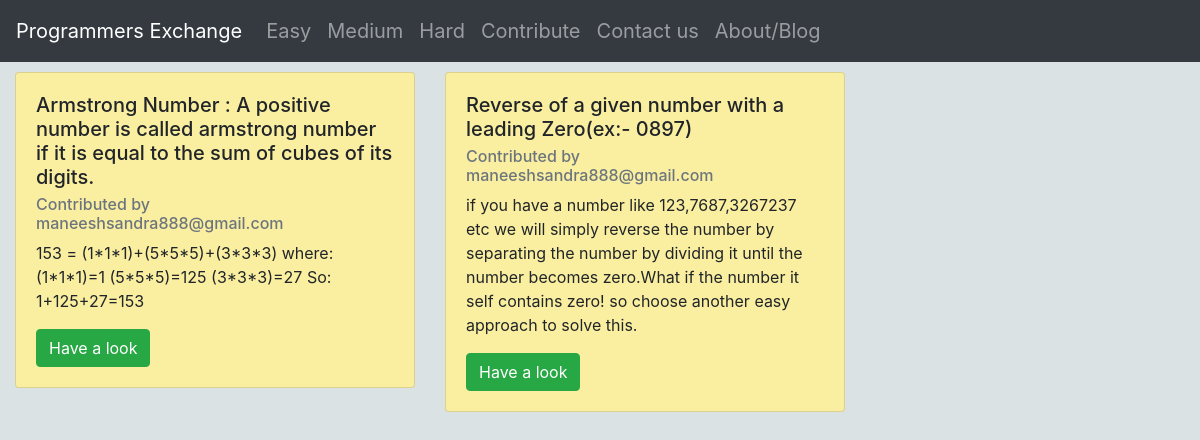
/medium, run on the app's committed database.
### PE/models.py (models this page shows, shortened)
class Problem(models.Model):
    id=models.AutoField(primary_key=True)
    name=models.CharField(max_length=30)
    title=models.CharField(max_length=200)
    difficulty=models.CharField(max_length=10)
    description=models.TextField()
    solution=models.TextField()
    code=models.TextField()

### PE/views.py (the view)
class Medium(generic.ListView):
    template_name='medium.html'
    def get_queryset(self):
        return Problem.objects.filter(difficulty='medium')

### templates/medium.html (shortened to what this page needs)
{% include 'app.html' %}
<head>
    <link href="//maxcdn.bootstrapcdn.com/bootstrap/4.1.1/css/bootstrap.min.css" rel="stylesheet" id="bootstrap-css">
  </head>
  <body style="width: 100%; height:100%; overflow-x:hidden;background-color: #dae2e3;">
      {% block content %}
      <div class="row">
      {% for i in object_list %}
               <div class="column">
                <div class="card" style="width: 25em; margin:10px 0px 0px 30px;background-color: #faefa0;">
                    <div class="card-body">
                      <h5 class="card-title">{{i.title}}</h5>
                      <h6 class="card-subtitle mb-2 text-muted">Contributed by {{i.name}}</h6>
                      <p class="card-text">{{i.description}}</p>
                      <a href="{% url 'detail' i.id %}"><input class="btn btn-success" type="submit" value="Have a look"></a>
                    </div>
                  </div>
                </div>
    {%endfor%}
      {%endblock %}
</body>

### templates/app.html (shortened to what this page needs)
<!DOCTYPE html>
<html>
<head>
   <link rel="stylesheet" href="https://stackpath.bootstrapcdn.com/bootstrap/4.4.1/css/bootstrap.min.css">
</head>
<body>
    {% block content %}
      <nav class="navbar navbar-expand-lg navbar-dark bg-dark">
  <a class="navbar-brand" href="{% url 'home' %}">Programmers Exchange</a>
  <div class="collapse navbar-collapse" id="navbarTogglerDemo02">
    <ul class="navbar-nav mr-auto mt-2 mt-lg-0">
      <li class="nav-item">
        <a class="nav-link" href="{% url 'easy' %}">Easy</a>
      </li>
      <li class="nav-item"><a class="nav-link" href="{% url 'medium' %}">Medium</a></li>
      <li class="nav-item"><a class="nav-link" href="{% url 'hard' %}">Hard</a></li>
      <li class="nav-item"><a class="nav-link" href="{% url 'contribute' %}">Contribute</a></li>
      <li class="nav-item"><a class="nav-link" href="{% url 'contact' %}">Contact us</a></li>
      <li class="nav-item"><a class="nav-link" href="{% url 'about' %}">About/Blog</a></li>
    </ul>
  </div>
</nav>
{% endblock %}
</body>
</html>

### templates/app.html (style rules this page uses)
.nav-item .nav-link { font-size: 20px; color:white; }

### data on the page
Problem: title "Armstrong Number : A positive number is called armstrong number if it is equal to the sum of cubes of its digits.", name "maneeshsandra888@gmail.com", description "153 = (1*1*1)+(5*5*5)+(3*3*3) where: (1*1*1)=1 (5*5*5)=125 (3*3*3)=27 So: 1+125+27=153"
Problem: title "Reverse of a given number with a leading Zero(ex:- 0897)", name "maneeshsandra888@gmail.com", description "if you have a number like 123,7687,3267237 etc we will simply reverse the number by separating the number by dividing it until the number becomes zero.What if the number it self contains zero! so choose another easy approach to solve this."
